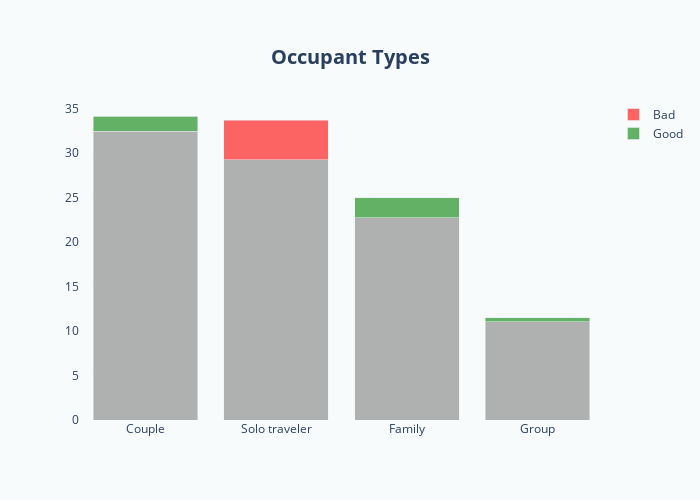

Notebook code cell kept with this figure:
### Code cell
fig = make_subplots(rows=1, cols=1,
                    #vertical_spacing = 0.04,
subplot_titles=("",""))




fig.add_trace(go.Bar(x=data3.index, y=data3[data3.columns[0]].values.tolist(),name="", opacity=0.6, marker_color="grey",showlegend=False,),row=1, col=1)
fig.add_trace(go.Bar(x=data1.index, y=data1[data1.columns[0]].values.tolist(),name="Good", opacity=0.6, marker_color="green"),row=1, col=1)
fig.add_trace(go.Bar(x=data2.index, y=data2[data2.columns[0]].values.tolist(),name="Bad", opacity=0.6, marker_color="red"),row=1, col=1)


cf.layout_v1(fig,"Occupant Types",500,700,order)

fig.show()

### Figure 1 — Plotly figure (JSON) as saved in the notebook; plotly's stock layout.template omitted (floating-point values rounded to 4 significant figures)
{"data": [{"marker": {"color": "grey"}, "name": "", "opacity": 0.6, "showlegend": false, "type": "bar", "x": ["Couple", "Solo traveler", "Family", "Group"], "xaxis": "x", "y": [32.49, 29.28, 22.74, 11.07], "yaxis": "y"}, {"marker": {"color": "green"}, "name": "Good", "opacity": 0.6, "type": "bar", "x": ["Couple", "Solo traveler", "Family", "Group"], "xaxis": "x", "y": [1.7, 0, 2.276, 0.4422], "yaxis": "y"}, {"marker": {"color": "red"}, "name": "Bad", "opacity": 0.6, "type": "bar", "x": ["Couple", "Solo traveler", "Family", "Group"], "xaxis": "x", "y": [0, 4.419, 0, 0], "yaxis": "y"}], "layout": {"barmode": "stack", "height": 500, "legend": {"groupclick": "toggleitem", "orientation": "v"}, "paper_bgcolor": "#F8FBFB", "plot_bgcolor": "#F8FBFB", "title": {"font": {"size": 20}, "text": "<b>Occupant Types</b>", "x": 0.5, "xanchor": "center", "y": 0.9, "yanchor": "top"}, "width": 700, "xaxis": {"anchor": "y", "categoryarray": ["Couple", "Solo traveler", "Family", "Group"], "categoryorder": "array", "domain": [0, 1]}, "yaxis": {"anchor": "x", "domain": [0, 1], "gridcolor": "white", "griddash": "dot", "gridwidth": 0.1, "showgrid": true, "zeroline": false}}}
